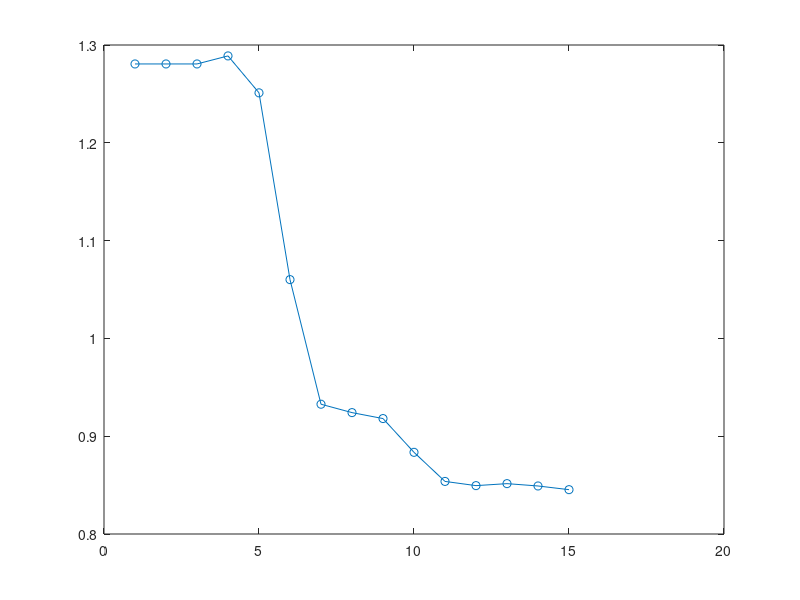

The MATLAB script that drew this image: (Note: this script raises an error after producing the figure.)
clear; clc; close all;

A = [ 1    0.4   0     0;
     -0.6  1     0.4   0;
      0    0.4   1    -0.6;
      0    0     0.4   1 ];

B = [1;
     0;
     0;
     0];

C = [0 0 0 1];

Q = C'*C;
R = 1;

P = Q;

spectral_radius = zeros(15,1);

for T = 1:15

    K = -(R + B'*P*B)^(-1) * B'*P*A;

    P = Q + K'*R*K + (A + B*K)'*P*(A + B*K);

    Acl = A + B*K;

    spectral_radius(T) = max(abs(eig(Acl)));

    fprintf('T = %2d   spectral radius = %.4f', T, spectral_radius(T));
    if spectral_radius(T) < 1
        fprintf(" Stable\n")
    else fprintf(" Unstable\n")
    end
end

figure;
plot(1:15, spectral_radius, '-o');
hold on;
yline(1,'r--'); % stability
xlabel('T');Z
ylabel('Spectral Radius');
grid on;

% clear; clc; close all;
% 
% A = [ 1    0.4   0     0;
%      -0.6  1     0.4   0;
%       0    0.4   1    -0.6;
%       0    0     0.4   1 ];
% 
% B = [1;
%      0;
%      0;
%      0];
% 
% C = [0 0 0 1];
%
% R = 1;
% 
% rhos = 1:-0.1:0.1;
% 
% Ts_vals = zeros(length(rhos),1);
% 
% 
% for r = 1:length(rhos)
% 
%     rho_q = rhos(r);
% 
%     Q = rho_q*(C'*C);
% 
%     P = Q;
% 
%     Ts = NaN;
% 
% 
%     for T = 1:15
% 
%         K = -(R + B'*P*B)^(-1) * B'*P*A;
% 
%         Acl = A + B*K;
% 
%         spectral_radius = max(abs(eig(Acl)));
% 
%         %fprintf('rho = %.1f   T = %2d   spectral radius = %.4f\n', rho_q, T, spectral_radius);
% 
%         if spectral_radius < 1 && isnan(Ts)
% 
%             Ts = T;
%             fprintf('rho = %.1f  Ts = %2d\n', rho_q,Ts);
% 
%         end
% 
%         P = Q + K'*R*K + (A + B*K)'*P*(A + B*K);
% 
%     end
% 
%     Ts_vals(r) = Ts;
% 
% end
% 
% 
% figure;
% 
% plot(rhos, Ts_vals,'o-');
% xlabel('\rho');
% ylabel('T_s(\rho)');
